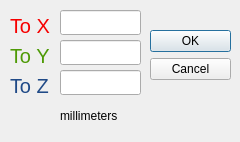
<?xml version="1.0" encoding="UTF-8"?>
<ui version="4.0">
 <class>setPosition_window</class>
 <widget class="QDialog" name="setPosition_window">
  <property name="geometry">
   <rect>
    <x>0</x>
    <y>0</y>
    <width>240</width>
    <height>142</height>
   </rect>
  </property>
  <property name="windowTitle">
   <string>Dialog</string>
  </property>
  <widget class="QDialogButtonBox" name="buttonBox">
   <property name="geometry">
    <rect>
     <x>150</x>
     <y>30</y>
     <width>81</width>
     <height>301</height>
    </rect>
   </property>
   <property name="orientation">
    <enum>Qt::Vertical</enum>
   </property>
   <property name="standardButtons">
    <set>QDialogButtonBox::Cancel|QDialogButtonBox::Ok</set>
   </property>
  </widget>
  <widget class="QLabel" name="label_3">
   <property name="geometry">
    <rect>
     <x>10</x>
     <y>70</y>
     <width>41</width>
     <height>31</height>
    </rect>
   </property>
   <property name="font">
    <font>
     <pointsize>15</pointsize>
    </font>
   </property>
   <property name="styleSheet">
    <string notr="true">color:rgb(32, 74, 135)</string>
   </property>
   <property name="text">
    <string>To Z</string>
   </property>
  </widget>
  <widget class="QLabel" name="label_2">
   <property name="geometry">
    <rect>
     <x>10</x>
     <y>40</y>
     <width>41</width>
     <height>31</height>
    </rect>
   </property>
   <property name="font">
    <font>
     <pointsize>15</pointsize>
    </font>
   </property>
   <property name="styleSheet">
    <string notr="true">color:rgb(78, 154, 6)</string>
   </property>
   <property name="text">
    <string>To Y</string>
   </property>
  </widget>
  <widget class="QLabel" name="label">
   <property name="geometry">
    <rect>
     <x>10</x>
     <y>10</y>
     <width>41</width>
     <height>31</height>
    </rect>
   </property>
   <property name="font">
    <font>
     <pointsize>15</pointsize>
    </font>
   </property>
   <property name="styleSheet">
    <string notr="true">color:rgb(246, 0, 0)</string>
   </property>
   <property name="text">
    <string>To X</string>
   </property>
  </widget>
  <widget class="QLabel" name="label_4">
   <property name="geometry">
    <rect>
     <x>60</x>
     <y>100</y>
     <width>81</width>
     <height>31</height>
    </rect>
   </property>
   <property name="text">
    <string>millimeters</string>
   </property>
  </widget>
  <widget class="QLineEdit" name="lineEdit_X">
   <property name="geometry">
    <rect>
     <x>60</x>
     <y>10</y>
     <width>81</width>
     <height>25</height>
    </rect>
   </property>
  </widget>
  <widget class="QLineEdit" name="lineEdit_Y">
   <property name="geometry">
    <rect>
     <x>60</x>
     <y>40</y>
     <width>81</width>
     <height>25</height>
    </rect>
   </property>
  </widget>
  <widget class="QLineEdit" name="lineEdit_Z">
   <property name="geometry">
    <rect>
     <x>60</x>
     <y>70</y>
     <width>81</width>
     <height>25</height>
    </rect>
   </property>
  </widget>
 </widget>
 <resources/>
 <connections>
  <connection>
   <sender>buttonBox</sender>
   <signal>accepted()</signal>
   <receiver>setPosition_window</receiver>
   <slot>accept()</slot>
   <hints>
    <hint type="sourcelabel">
     <x>248</x>
     <y>254</y>
    </hint>
    <hint type="destinationlabel">
     <x>157</x>
     <y>274</y>
    </hint>
   </hints>
  </connection>
  <connection>
   <sender>buttonBox</sender>
   <signal>rejected()</signal>
   <receiver>setPosition_window</receiver>
   <slot>reject()</slot>
   <hints>
    <hint type="sourcelabel">
     <x>316</x>
     <y>260</y>
    </hint>
    <hint type="destinationlabel">
     <x>286</x>
     <y>274</y>
    </hint>
   </hints>
  </connection>
 </connections>
</ui>
